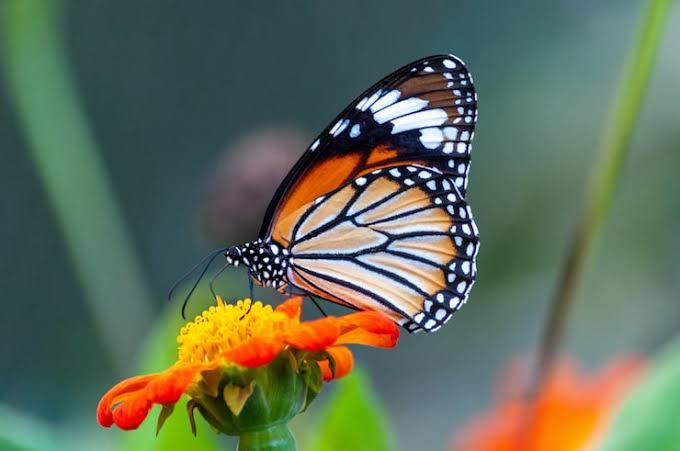
#> input picture 1_image.jpg, 680 x 451 px
$ python 1_hist_low_high.py
#> lines starting #> are read from the running program, lines starting #| are printed output that depends on the picture
import cv2
import matplotlib.pyplot as plt

img = cv2.imread("1_image.jpg", 0)
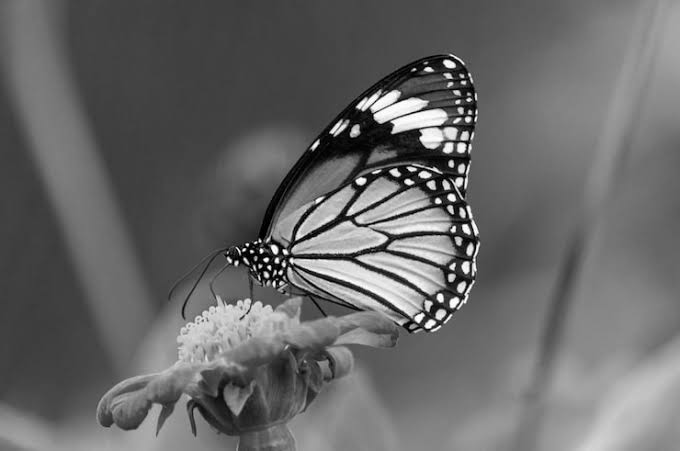
#> img: shape (451, 680); min 0, max 255, mean 103.6

plt.hist(img.ravel(), 256, [0,256])
plt.show()
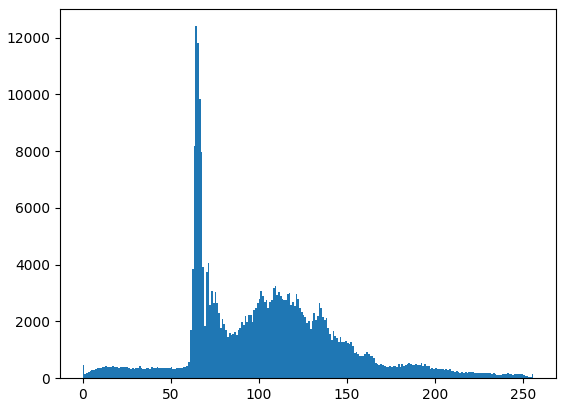
#> figure drawn by matplotlib, 1 panel; tallest bar 12405 high, from x = 64 to 65

low = cv2.GaussianBlur(img, (5,5), 0)
high = cv2.subtract(img, low)
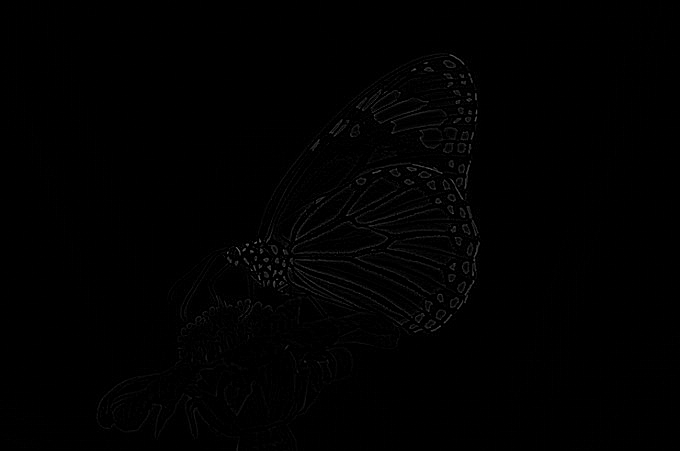
#> high: shape (451, 680); min 0, max 109, mean 1.2

plt.figure(figsize=(12, 4))

plt.subplot(1,3,1)
plt.imshow(img, cmap="gray")
plt.title("Original")

plt.subplot(1,3,2)
plt.imshow(low, cmap="gray")
plt.title("Low Pass")

plt.subplot(1,3,3)
plt.imshow(high, cmap="gray")
plt.title("High Pass")

plt.show()
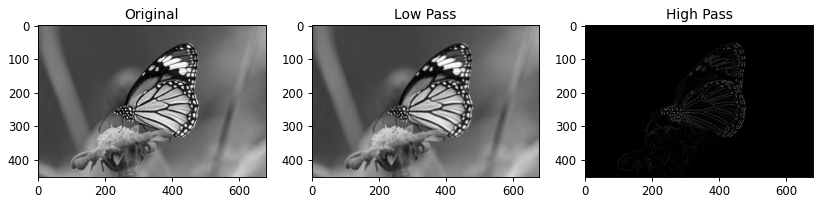
#> figure drawn by matplotlib, 3 panels
